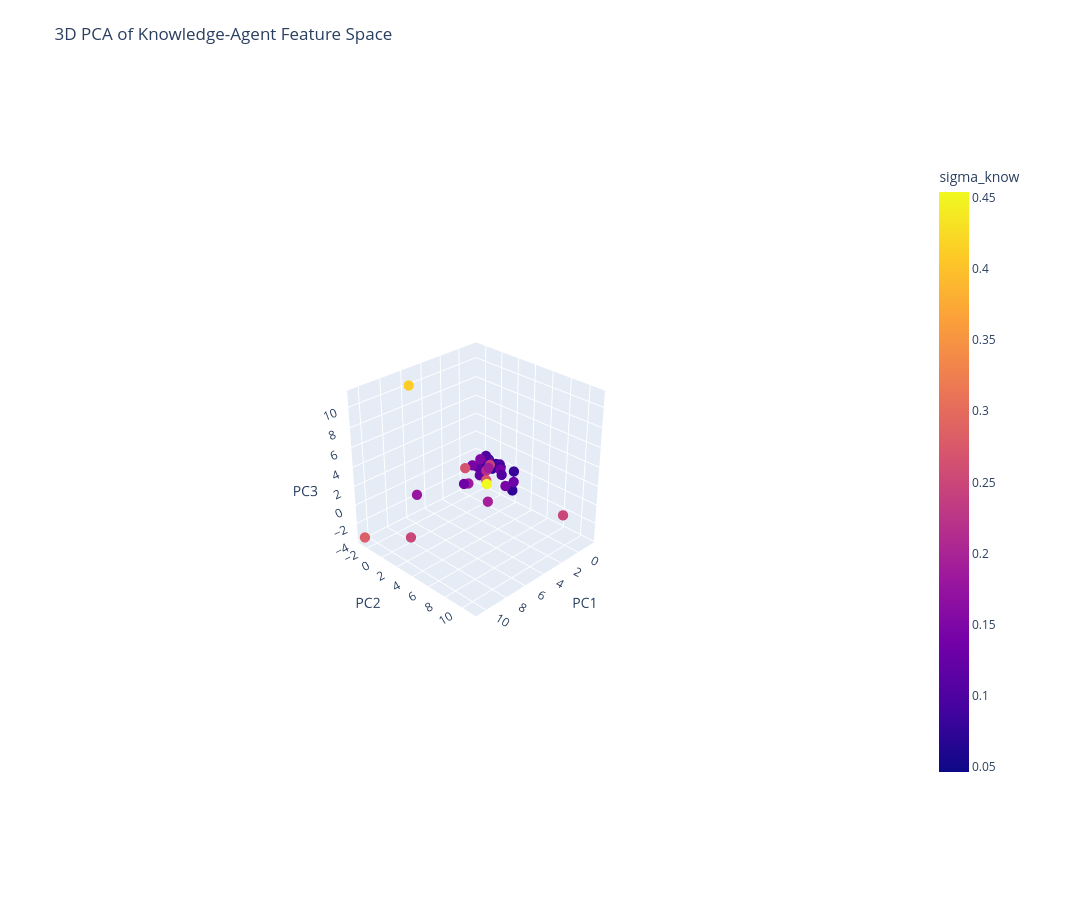

The notebook cell this image was saved under:
### Code cell
import plotly.express as px

fig = px.scatter_3d(
    df_plot,
    x="PC1",
    y="PC2",
    z="PC3",
    color="sigma_know",
    hover_data=["Video_ID", "s_know", "sigma_know", "Family_List"],
    title="3D PCA of Knowledge-Agent Feature Space"
)

fig.update_traces(marker=dict(size=6))

fig.update_layout(
    width=1400,
    height=900,
    margin=dict(l=40, r=180, b=40, t=80),  # bigger right margin
    scene=dict(
        xaxis_title="PC1",
        yaxis_title="PC2",
        zaxis_title="PC3",
        aspectmode="cube",
        camera=dict(eye=dict(x=1.5, y=1.5, z=1.2))
    ),
    coloraxis_colorbar=dict(
        title="sigma_know",
        x=1.02,      # move colorbar slightly right
        xanchor="left",
        len=0.8
    )
)

fig.show()
